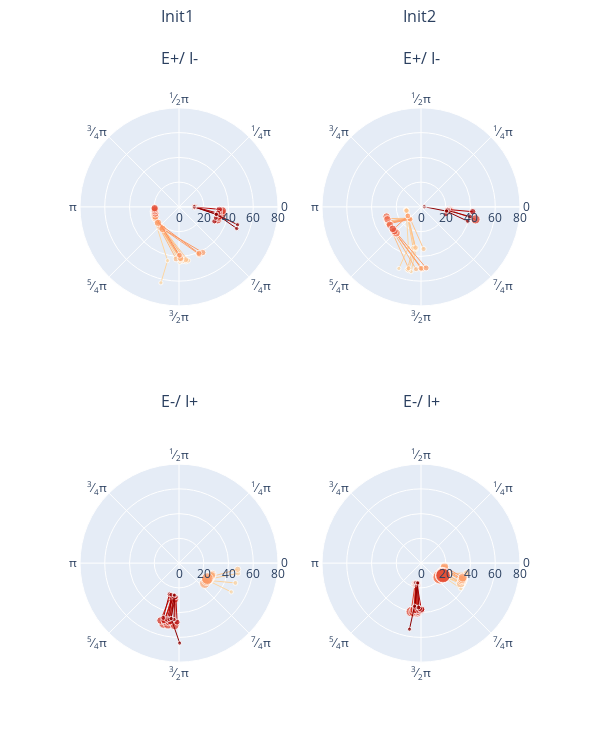

The cell this chart's notebook holds for it:
### Code cell
filehandler = open("results_min_w1.pickle","rb")
results_min_w1 = pickle.load(filehandler)
filehandler.close()

filehandler = open("results_peak_w1.pickle","rb")
results_peak_w1 = pickle.load(filehandler)
filehandler.close()

for i_w in range(len(results_min_w1["w1"])):
    break
    ops_plotall(results_min_w1["control"][i_w], 0.25, duration, dt, 40., results_min_w1["filename"][i_w], savepath)
    #ops_plotsubset(results_min_w1["state"][i_w], results_min_w1["control"][i_w], 0.4, 0.1, duration, dt, 40., 
    #            results_min_w1["filename"][i_w], savepath_subset)
    ops_plotall(results_peak_w1["control"][i_w], 0.25, duration, dt, 40., results_peak_w1["filename"][i_w], savepath)
    #ops_plotsubset(results_peak_w1["state"][i_w], results_peak_w1["control"][i_w], 0.4, 0.1, duration, dt, 40., 
    #            results_peak_w1["filename"][i_w], savepath_subset)

ops_plot_acp_inits(results_min_w1, results_peak_w1, period, 0.04, dt, "plot1", savepath)
ops_plot_timing_inits(results_min_w1, results_peak_w1, dt, [0,80], 20., "plot2", savepath)
